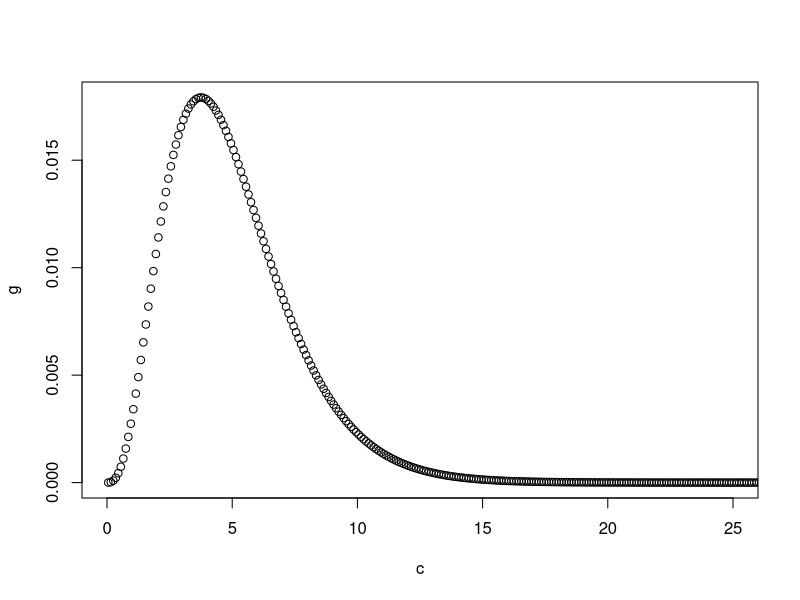
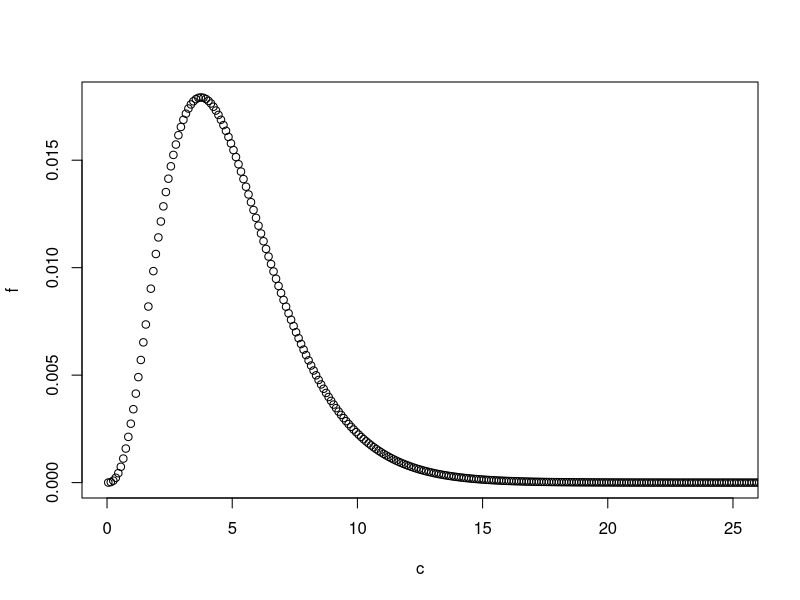
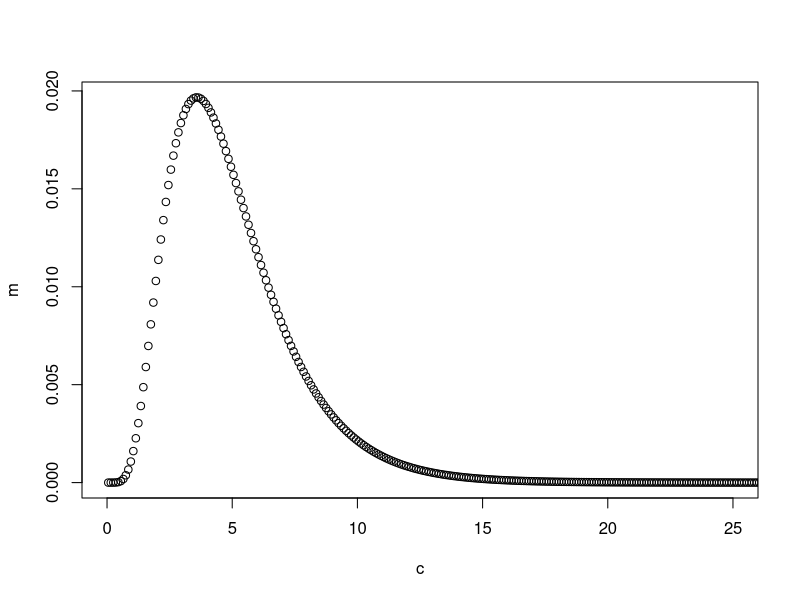

Here is the R script that generated these plots, in order:
library(deSolve)

# centered geometric series
cgs <- function(r, n){
	delta <- (1:n) - (n+1)/2
	return(exp(delta*log(r)))
}

r2kappa <- function(r, n, offset=0){
	res <- cgs(r, n)
	kappa <- sum(res^2)/(sum(res)^2)
	return(kappa - offset)
}

## Formula version probably not needed
r2kappaF <- function(r, n, offset=0){
	return((r^n+1)*(r-1) / ((r^n-1)*(r+1)) - offset)
}

kappa2r <- function(kappa, n){
	if(kappa>=1) return(NA)
	if(kappa<1/n) return(NA)
	rmax <- 2*(1+kappa)/(1-kappa)
	u <- uniroot(r2kappa, interval=c(1, rmax), n=n, offset=kappa)
	return(u$root)
}

######################################################################

boundaries <- function(ts, T){
	steps <- ceiling(T/ts)
	return(seq(0, by=ts, length.out=steps+1))
}

centers <- function(ts,T){
	b <- boundaries(ts, T)
	return((b[-1]+b[-length(b)])/2)
}

######################################################################

## XNR: it might be fun (but low priority) to write a gammaFlow function called gammaFlowDens, that calculates in a different way and compares precision

gammaFlow <- function (mu, kappa, ts, T){
	b <- boundaries(ts, T)
	cum <- pgamma(b, shape=1/kappa, scale=mu*kappa)
	return(diff(cum))
}

## This is not using boundaries/centers yet (it relies on length of flow, which seems OK)
flowMoments <- function(flow, ts, offset=1/2){
	tot <- sum(flow)
	nflow <- flow/tot
	times <- ((1:length(flow))-offset)*ts
	mu <- sum(times*nflow)
	S <-  sum(times^2*nflow)
	kap <- S/mu^2-1
	return(c(tot=tot, mu=mu, kap=kap))
}

######################################################################

cohortModel <- function(t, states, params) {
	with(params, {
		stopifnot(length(gam)==n)
		I <- states[1:n]
		R <- states[[n+1]]

		flow <- gam*I
		inflow <- c(0, flow[1:(n-1)])
		dI <- inflow-flow
		dR <- flow[[n]]
		return(list(c(dI, dR)))
	})
}

boxIntegrate <- function(time, gam, model=cohortModel) {
	n <- length(gam)
	states <- c(1, numeric(n))
	names(states) <- c(paste0("I", 1:n), "R")
	ser <- ode(y = states
		, times = time
		, func = model
		, parms = list(n = n, gam=gam)
	)
	cum <- as.data.frame(ser)[["R"]]
	return(diff(cum))
}

## Do an Erlang-like model and get the flow
flatFlow <- function(mu, n, ts, T, model=cohortModel){
	gamma = n/mu
	gam = rep(gamma, n)
	time = boundaries(ts, T)
	return(boxIntegrate(time, gam))
}

geomFlow <- function(mu, n, kappa, ts, T, model=cohortModel){
	r <- kappa2r(kappa, n)
	D = cgs(r, n)
	D = D*mu/(sum(D))
	time = boundaries(ts, T)
	return(boxIntegrate(time, gam=1/D))
}

######################################################################

ts <- 0.1
n <- 4
T <- 200
mu <- 5
pen <- 12

g <- gammaFlow(mu=mu, kappa=1/n, ts=ts, T=T)
print(flowMoments(g, ts=ts))

f <- flatFlow(mu=mu, n=n, ts=ts, T=T)
print(flowMoments(f, ts=ts))

m <- geomFlow(mu=mu, n=pen, kappa=1/n, ts=ts, T=T)
print(flowMoments(m, ts=ts))

######################################################################

c <- centers(ts, T)

plot(c, g, xlim=c(0, 25))
plot(c, f, xlim=c(0, 25))
plot(c, m, xlim=c(0, 25))

######################################################################

quit()

## Test kappa2r and relatives

r2kappa(1, 5)
r2kappa(2, 10)
r2kappaF(1, 5)
r2kappaF(2, 10)

kappa2r(0.2, 10)
r2kappa(kappa2r(0.2, 10), 10)

######################################################################

boundaries(0.2, 3)
centers(0.2, 3)

######################################################################
